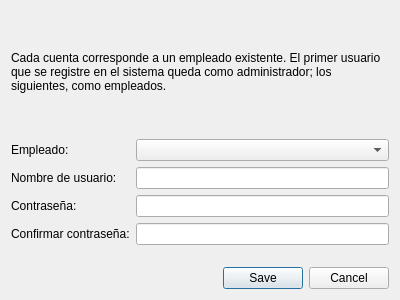
<?xml version="1.0" encoding="UTF-8"?>
<ui version="4.0">
 <class>RegistroDialog</class>
 <widget class="QDialog" name="RegistroDialog">
  <property name="geometry">
   <rect><x>0</x><y>0</y><width>400</width><height>300</height></rect>
  </property>
  <property name="windowTitle"><string>Registrar usuario</string></property>
  <layout class="QVBoxLayout" name="verticalLayout">
   <item>
    <widget class="QLabel" name="labelAyuda">
     <property name="wordWrap"><bool>true</bool></property>
     <property name="text"><string>Cada cuenta corresponde a un empleado existente. El primer usuario que se registre en el sistema queda como administrador; los siguientes, como empleados.</string></property>
    </widget>
   </item>
   <item>
    <layout class="QFormLayout" name="formLayout">
     <item row="0" column="0">
      <widget class="QLabel" name="labelEmpleado"><property name="text"><string>Empleado:</string></property></widget>
     </item>
     <item row="0" column="1">
      <widget class="QComboBox" name="comboEmpleado"/>
     </item>
     <item row="1" column="0">
      <widget class="QLabel" name="labelUsuario"><property name="text"><string>Nombre de usuario:</string></property></widget>
     </item>
     <item row="1" column="1">
      <widget class="QLineEdit" name="lineUsuario"/>
     </item>
     <item row="2" column="0">
      <widget class="QLabel" name="labelContrasena"><property name="text"><string>Contraseña:</string></property></widget>
     </item>
     <item row="2" column="1">
      <widget class="QLineEdit" name="lineContrasena">
       <property name="echoMode"><enum>QLineEdit::Password</enum></property>
      </widget>
     </item>
     <item row="3" column="0">
      <widget class="QLabel" name="labelConfirmar"><property name="text"><string>Confirmar contraseña:</string></property></widget>
     </item>
     <item row="3" column="1">
      <widget class="QLineEdit" name="lineConfirmar">
       <property name="echoMode"><enum>QLineEdit::Password</enum></property>
      </widget>
     </item>
    </layout>
   </item>
   <item>
    <widget class="QDialogButtonBox" name="buttonBox">
     <property name="orientation"><enum>Qt::Horizontal</enum></property>
     <property name="standardButtons"><set>QDialogButtonBox::Cancel|QDialogButtonBox::Save</set></property>
    </widget>
   </item>
  </layout>
 </widget>
 <resources/>
 <connections>
  <connection>
   <sender>buttonBox</sender>
   <signal>rejected()</signal>
   <receiver>RegistroDialog</receiver>
   <slot>reject()</slot>
  </connection>
 </connections>
</ui>
